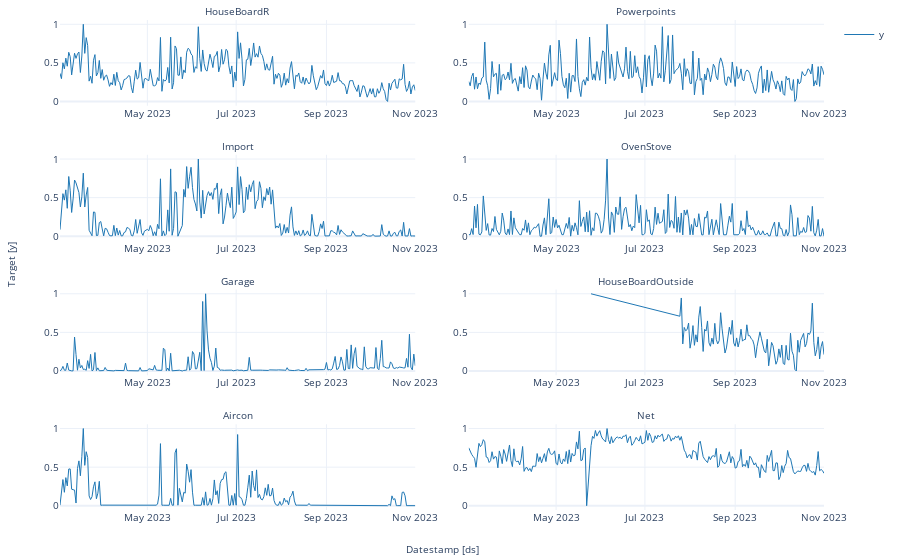

Here is the notebook cell this chart was saved with:
### Code cell
#|eval: false
from pylab import rcParams
rcParams['figure.figsize'] = (15,4)
StatsForecast.plot(df, engine='plotly')

### Figure 1 — Plotly figure (JSON) as saved in the notebook; plotly's stock layout.template omitted (floating-point values rounded to 4 significant figures; data arrays with more than 128 entries replaced by an {"elided": "..."} marker saying what was removed)
{"data": [{"legendgroup": "y", "line": {"color": "#1f77b4", "width": 1}, "mode": "lines", "name": "y", "showlegend": true, "type": "scatter", "x": {"elided": "245 str values"}, "xaxis": "x", "y": {"elided": "245 float values"}, "yaxis": "y"}, {"legendgroup": "y", "line": {"color": "#1f77b4", "width": 1}, "mode": "lines", "name": "y", "showlegend": false, "type": "scatter", "x": {"elided": "245 str values"}, "xaxis": "x2", "y": {"elided": "245 float values"}, "yaxis": "y2"}, {"legendgroup": "y", "line": {"color": "#1f77b4", "width": 1}, "mode": "lines", "name": "y", "showlegend": false, "type": "scatter", "x": {"elided": "245 str values"}, "xaxis": "x3", "y": {"elided": "245 float values"}, "yaxis": "y3"}, {"legendgroup": "y", "line": {"color": "#1f77b4", "width": 1}, "mode": "lines", "name": "y", "showlegend": false, "type": "scatter", "x": {"elided": "245 str values"}, "xaxis": "x4", "y": {"elided": "245 float values"}, "yaxis": "y4"}, {"legendgroup": "y", "line": {"color": "#1f77b4", "width": 1}, "mode": "lines", "name": "y", "showlegend": false, "type": "scatter", "x": {"elided": "245 str values"}, "xaxis": "x5", "y": {"elided": "245 float values"}, "yaxis": "y5"}, {"legendgroup": "y", "line": {"color": "#1f77b4", "width": 1}, "mode": "lines", "name": "y", "showlegend": false, "type": "scatter", "x": {"elided": "245 str values"}, "xaxis": "x6", "y": {"elided": "245 float values"}, "yaxis": "y6"}, {"legendgroup": "y", "line": {"color": "#1f77b4", "width": 1}, "mode": "lines", "name": "y", "showlegend": false, "type": "scatter", "x": {"elided": "245 str values"}, "xaxis": "x7", "y": {"elided": "245 float values"}, "yaxis": "y7"}, {"legendgroup": "y", "line": {"color": "#1f77b4", "width": 1}, "mode": "lines", "name": "y", "showlegend": false, "type": "scatter", "x": {"elided": "245 str values"}, "xaxis": "x8", "y": {"elided": "245 float values"}, "yaxis": "y8"}], "layout": {"annotations": [{"font": {"size": 10}, "showarrow": false, "text": "HouseBoardR", "x": 0.2325, "xanchor": "center", "xref": "paper", "y": 1, "yanchor": "bottom", "yref": "paper"}, {"font": {"size": 10}, "showarrow": false, "text": "Powerpoints", "x": 0.7675, "xanchor": "center", "xref": "paper", "y": 1, "yanchor": "bottom", "yref": "paper"}, {"font": {"size": 10}, "showarrow": false, "text": "Import", "x": 0.2325, "xanchor": "center", "xref": "paper", "y": 0.725, "yanchor": "bottom", "yref": "paper"}, {"font": {"size": 10}, "showarrow": false, "text": "OvenStove", "x": 0.7675, "xanchor": "center", "xref": "paper", "y": 0.725, "yanchor": "bottom", "yref": "paper"}, {"font": {"size": 10}, "showarrow": false, "text": "Garage", "x": 0.2325, "xanchor": "center", "xref": "paper", "y": 0.45, "yanchor": "bottom", "yref": "paper"}, {"font": {"size": 10}, "showarrow": false, "text": "HouseBoardOutside", "x": 0.7675, "xanchor": "center", "xref": "paper", "y": 0.45, "yanchor": "bottom", "yref": "paper"}, {"font": {"size": 10}, "showarrow": false, "text": "Aircon", "x": 0.2325, "xanchor": "center", "xref": "paper", "y": 0.175, "yanchor": "bottom", "yref": "paper"}, {"font": {"size": 10}, "showarrow": false, "text": "Net", "x": 0.7675, "xanchor": "center", "xref": "paper", "y": 0.175, "yanchor": "bottom", "yref": "paper"}, {"font": {"size": 10}, "showarrow": false, "text": "Datestamp [ds]", "x": 0.5, "xanchor": "center", "xref": "paper", "y": 0, "yanchor": "top", "yref": "paper", "yshift": -30}, {"font": {"size": 10}, "showarrow": false, "text": "Target [y]", "textangle": -90, "x": 0, "xanchor": "right", "xref": "paper", "xshift": -40, "y": 0.5, "yanchor": "middle", "yref": "paper"}], "autosize": true, "font": {"size": 10}, "margin": {"b": 50, "l": 60, "r": 10, "t": 20}, "xaxis": {"anchor": "y", "autorange": true, "domain": [0, 0.465], "range": ["2023-03-02", "2023-11-01"], "showticklabels": true, "type": "date", "visible": true}, "xaxis2": {"anchor": "y2", "autorange": true, "domain": [0.535, 1.0], "range": ["2023-03-02", "2023-11-01"], "showticklabels": true, "type": "date", "visible": true}, "xaxis3": {"anchor": "y3", "autorange": true, "domain": [0, 0.465], "range": ["2023-03-02", "2023-11-01"], "showticklabels": true, "type": "date", "visible": true}, "xaxis4": {"anchor": "y4", "autorange": true, "domain": [0.535, 1.0], "range": ["2023-03-02", "2023-11-01"], "showticklabels": true, "type": "date", "visible": true}, "xaxis5": {"anchor": "y5", "autorange": true, "domain": [0, 0.465], "range": ["2023-03-02", "2023-11-01"], "showticklabels": true, "type": "date", "visible": true}, "xaxis6": {"anchor": "y6", "autorange": true, "domain": [0.535, 1.0], "range": ["2023-03-02", "2023-11-01"], "showticklabels": true, "type": "date", "visible": true}, "xaxis7": {"anchor": "y7", "autorange": true, "domain": [0, 0.465], "range": ["2023-03-02", "2023-11-01"], "showticklabels": true, "type": "date", "visible": true}, "xaxis8": {"anchor": "y8", "autorange": true, "domain": [0.535, 1.0], "range": ["2023-03-02", "2023-11-01"], "showticklabels": true, "type": "date", "visible": true}, "yaxis": {"anchor": "x", "autorange": true, "domain": [0.825, 1], "range": [-0.05556, 1.056], "type": "linear"}, "yaxis2": {"anchor": "x2", "autorange": true, "domain": [0.825, 1], "range": [-0.05556, 1.056], "type": "linear"}, "yaxis3": {"anchor": "x3", "autorange": true, "domain": [0.55, 0.725], "range": [-0.05556, 1.056], "type": "linear"}, "yaxis4": {"anchor": "x4", "autorange": true, "domain": [0.55, 0.725], "range": [-0.05556, 1.056], "type": "linear"}, "yaxis5": {"anchor": "x5", "autorange": true, "domain": [0.275, 0.45], "range": [-0.05556, 1.056], "type": "linear"}, "yaxis6": {"anchor": "x6", "autorange": true, "domain": [0.275, 0.45], "range": [-0.05556, 1.056], "type": "linear"}, "yaxis7": {"anchor": "x7", "autorange": true, "domain": [0, 0.175], "range": [-0.05556, 1.056], "type": "linear"}, "yaxis8": {"anchor": "x8", "autorange": true, "domain": [0, 0.175], "range": [-0.05556, 1.056], "type": "linear"}}}
